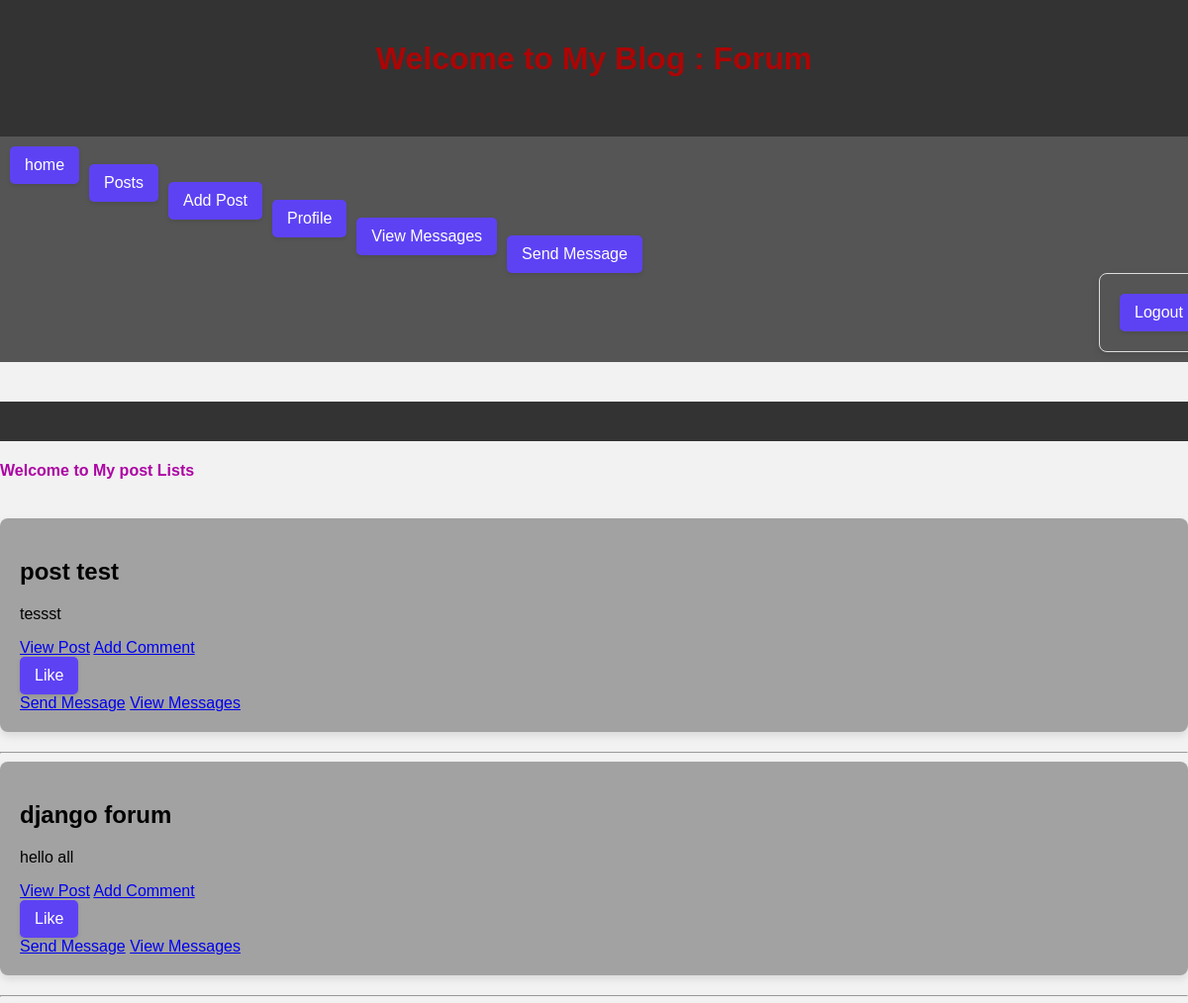
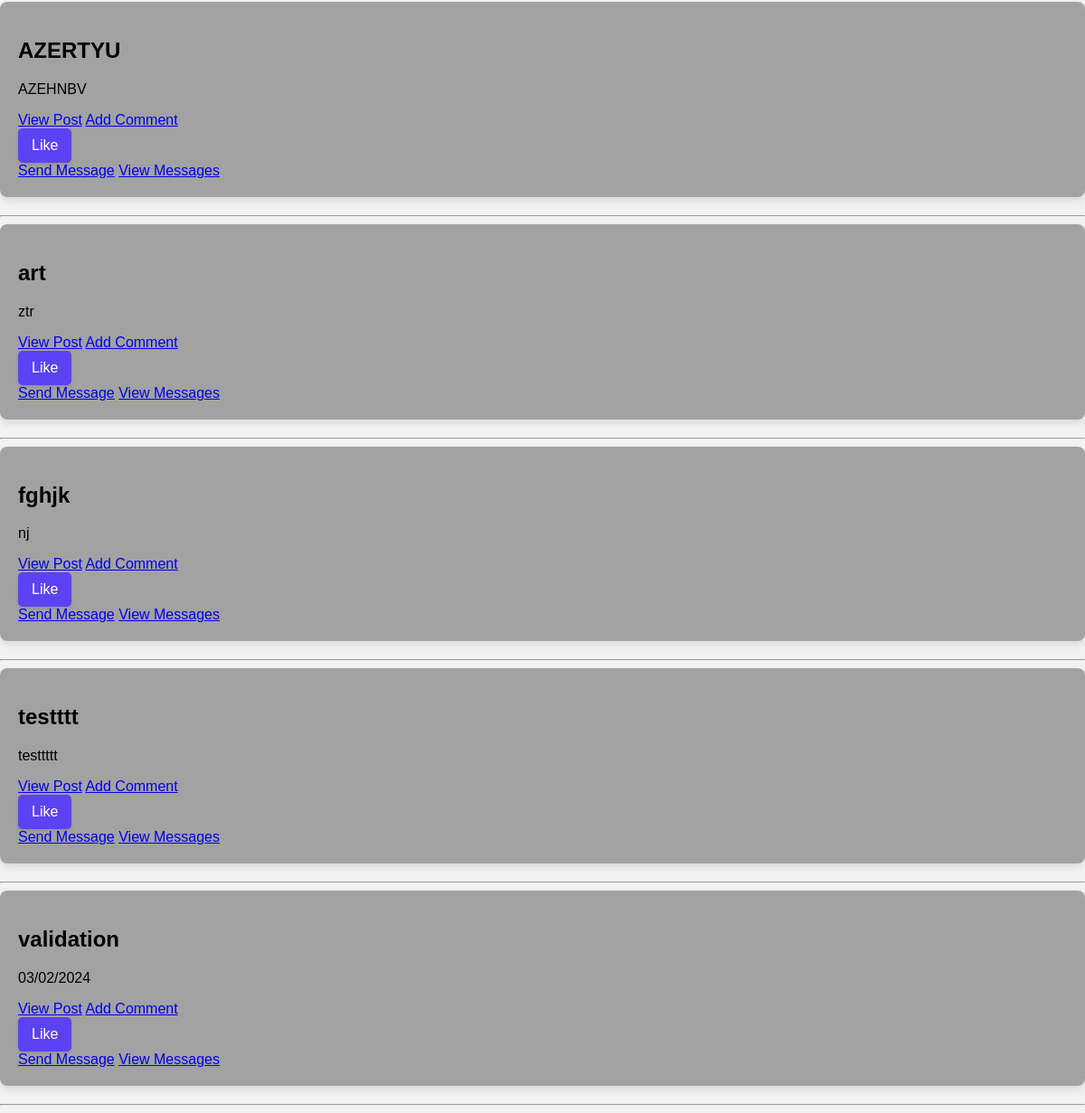
The app's page /post_list/ (signed in) with its own data (2 pictures, top to bottom).
### gestion_blog/models.py (models this page shows, shortened)
class Post(models.Model):
    title = models.CharField(max_length=200)
    content = models.TextField()
    pub_date = models.DateTimeField(auto_now_add=True)
    author = models.ForeignKey(User, on_delete=models.CASCADE)
    slug = models.SlugField(unique=True)
    likes = models.PositiveIntegerField(default=0)

### gestion_blog/views.py (the view)
# urls.py: path('post_list/', views.post_list, name='post_list'),
def post_list(request):
    posts = Post.objects.all()
    comment_urls = {}
    for post in posts:
        if post.slug:
            comment_urls[post.slug] = reverse('add_comment', kwargs={'slug': post.slug})
    context = {'posts': posts, 'comment_urls': comment_urls}
    return render(request, 'gestion_blog/post_list.html', context)

### gestion_blog/templates/gestion_blog/post_list.html (shortened to what this page needs)
{% load static %}
<!DOCTYPE html>
<html lang="en">
<head>
    <link rel="stylesheet" href="{% static 'gestion_blog/styles.css' %}">
    {% include 'gestion_blog/base.html' %}
</head>
<body>
    {% block header %}
    <h4> Welcome to My post Lists </h4>
    <br>
    {% endblock %}
    {% block content %}
    {% for post in posts %}
        <div class="post-container">
            <h2>{{ post.title }}</h2>
            <p>{{ post.content }}</p>
            <a href="{% url 'post_detail' slug=post.slug %}">View Post</a>
            <a href="{% url 'add_comment' slug=post.slug %}" target="_blank">Add Comment</a>
            <button class="like-button" data-post-slug="{{ post.slug }}">Like</button>
            <a href="{% url 'send_message' recipient_username=user.username %}">Send Message</a>
            <a href="{% url 'view_messages' %}">View Messages</a>
        </div>
        <hr>
    {% endfor %}
    {% endblock %}
</body>
</html>

### gestion_blog/static/gestion_blog/styles.css (style rules this page uses)
body { background-color: #46313171; font-family: 'Arial', sans-serif; }
h4 { color: #ac05a4; }
button, input[type="submit"], a.button { display: inline-block; padding: 10px 15px; margin: 10px 50; border: none; border-radius: 5px; background-color: #5d42f4; color: #fff; text-align: center; text-decoration: none; font-size: 16px; cursor: pointer; box-shadow: 0 2px 4px rgba(0, 0, 0, 0.1); display: flex; justify-content: space-between; }
.post-container { background-color: #3534346c; padding: 20px; border-radius: 8px; box-shadow: 0 4px 8px rgba(0, 0, 0, 0.1); margin-bottom: 20px; }

### gestion_blog/templates/gestion_blog/base.html (style rules this page uses)
body { font-family: Arial, sans-serif; background-color: #f2f2f2; margin: 0; padding: 0; }

### records on screen
Post: title "post test", content "tessst"
Post: title "django forum", content "hello all"
Post: title "AZERTYU", content "AZEHNBV"
Post: title "art", content "ztr"
Post: title "fghjk", content "nj"
Post: title "testttt", content "testtttt"
Post: title "validation", content "03/02/2024"
